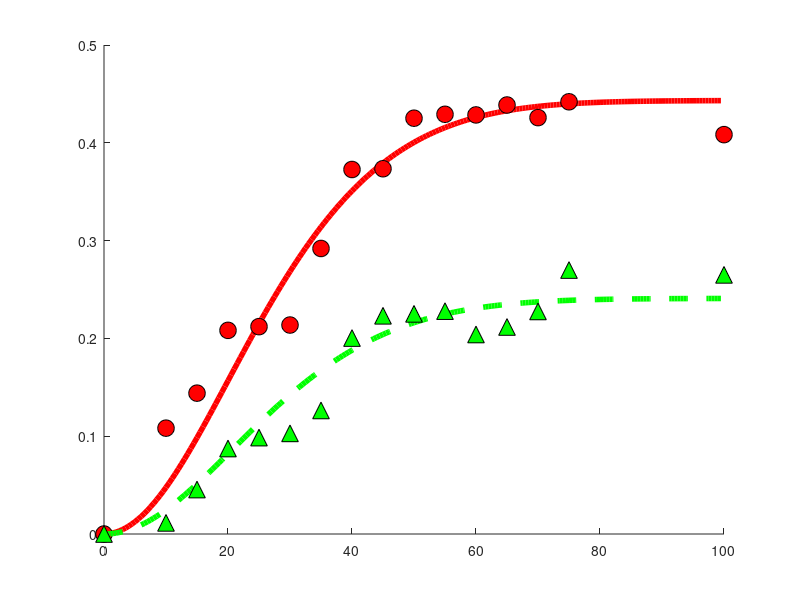

MATLAB code for this plot: (Note: this script raises an error after producing the figure.)
% Functions and figures for the model fitting 
% based on the analytical model developed for epigenomeIntegrity project, 
% the functions are here plotted using parameters fitted from the
% experimental data

close all 
% plot properties 

fontSize   = 12;
markerSize = 12;
lineWidth  = 4;

% Plot figues
showHAndDFit        = true;
showSlidingFraction = true;
showSlidingOutOfDR  = true;
showRelativeSliding = true;
showExpansionFactor = true;
showRelativeOpeningDNA      = true;
showRelativeOpeningHistone  = true;

% Experimental measurements 
% uvc dose (the point u=100 is excluded for now due to irregular
% measurement)
% uData = [0 5 10	15	20	25	30	35	40	45	50	55	60	65	70	75 100];
uData = [0  10	15	20	25	30	35	40	45	50	55	60	65	70	75 100];
%__ histone loss data___
% hData = [0 10.714305725	10.8220788165	14.4014983755	20.8225447327	21.2024074872	21.3668579387	29.195045218	37.2706560079	37.3479226024	42.5138151765	42.9133041668	42.8508770934	43.8660779761	42.5763929893	44.1947934168 	40.8353794651
% ]./100;
% excluding measurement at 5 msec
hData = [0 	10.8220788165	14.4014983755	20.8225447327	21.2024074872	21.3668579387	29.195045218	37.2706560079	37.3479226024	42.5138151765	42.9133041668	42.8508770934	43.8660779761	42.5763929893	44.1947934168 	40.8353794651
]./100;

%___DNA loss data____
% dData = [0 1.5704212005	1.1365167475	4.545552178	8.7406190878	9.8581219326	10.2900341153	12.6333239455	20.0360763966	22.3129622161	22.5107680397	22.7887958612	20.4006799168	21.1679155925	22.757261652	26.9902966182	26.4974599239
% ]./100;
% excluding measurement at 5 msec
dData = [0 	1.1365167475	4.545552178	8.7406190878	9.8581219326	10.2900341153	12.6333239455	20.0360763966	22.3129622161	22.5107680397	22.7887958612	20.4006799168	21.1679155925	22.757261652	26.9902966182	26.4974599239
]./100;

% Analytical solutions of the model for histones and DNA loss vs UV dose
T       = @(a1,u)  (1-exp(-a1.*u.^2));% T(u)/T_max
N_slide = @(a1,a2,u) 1-exp(-a2.*T(a1,u));
R       = @(a1,a2,a3,a4,u)  1+a3.*N_slide(a1,a2,u)+a4.*T(a1,u);%1+a4.*N_total(a1,a2,a3,u);%+(a4).*(T(a1,u))); %R(u)/R_0
d       = @(a1,a2,a3,a4,u) 1-1./R(a1,a2,a3,a4,u);%(((R(a1,a2,a3,a4,u))-1+N_open(a1,a2,a3,u))./(R(a1,a2,a3,a4,u)));%+(T(a1,u))./R(a1,a2,a3,a4,u);
h       = @(a1,a2,a3,a4,u) ((d(a1,a2,a3,a4,u) +(N_slide(a1,a2,u))./R(a1,a2,a3,a4,u)));%d(a1,a2,a3,a4,u)+(T(a1,u)-N(a1,a2,u))./R(a1,a2,a3,a4,u) ;%./R(a1,a2,a3,u);


% % % ---autofit
% opt       = optimset('TolFun',1e-15,'TolX',1e-15,'MaxIter',1e7,'MaxFunEvals',1e7,'TolCon',1e-15,'Hessian','bfgs',...
%     'Diagnostics','off');
% % run several tests
% numTests  = 1;
% fitParams = zeros(numTests,4); 
% fval      = zeros(numTests,1);
% for tIdx = 1:numTests
% [fitParams(tIdx,:),fval(tIdx),exitFlag,output]=...
%     fmincon(@FitDandH,.1*rand(1,4),-1*eye(4),zeros(4,1),[],[],zeros(4,1),10*ones(4,1),[],opt);
% end
% [~,pl] = min(fval);
%  fitParams = fitParams(pl,:);
% c1 = fitParams(1);
% c2 = fitParams(2);
% c3 = fitParams(3);
% c4 = fitParams(4);

% % for square u in T
c1 = 0.0008;%0.036;% curve h
c2 = 0.31;  %0.35;% lift h
c3 = 0.29; %0.24; % contribution of sliding 
c4 = 0.24; %0.48; % contribution of pushing

% % % for linear u in T
% c1 = 0.024;% rate of damage accumulation
% c2 = 0.36; % lift h
% c3 = 0.26; % contribution of sliding 
% c4 = 0.24; % contribution of pushing

uVals = 0.001:0.5:max(uData);


% Plot
if showHAndDFit
%____ Plot histone loss, h
fig1 = figure('Name','nucleosome and DNA fit');
ax1  = axes('Parent',fig1,'NextPlot','Add');
line('Xdata',uVals,'YData',h(c1,c2,c3,c4,uVals),'Color','r','LineWidth',lineWidth,...
    'Parent',ax1,'DisplayName','nucleosome loss, model');
line('XData',uData,'YData',hData,'Marker','o','MarkerSize',markerSize,'MarkerFaceColor','r','MarkerEdgeColor','k',...
    'LineStyle','none','Parent',ax1,'DisplayName','nucleosome loss, exp. data'), 

%____ Plot DNA loss, d
line('XData',uVals,'YData',d(c1,c2,c3,c4,uVals),'Color','g','LineWidth',lineWidth,...
    'DisplayName','DNA loss fraction, model','Parent',ax1,'LineStyle','--');
line('XData',uData,'YData',dData,'Marker','^','Color','g','MarkerSize',markerSize,'MarkerFaceColor','g',...
    'MarkerEdgeColor','k','LineStyle','none',...
    'Parent',ax1,'DisplayName','DNA loss fraction, exp. data'), 

legend(get(ax1,'Children'),'Location','NW')
title(' Model fit to experimental data','Parent',ax1,'FontSize',fontSize), 
xlabel('U.V dose','Parent',ax1,'FontSize',fontSize)
ylabel('Loss fraction','Parent',ax1,'FontSize',fontSize)
set(ax1,'FontSize',fontSize)
end

if showSlidingFraction 
%_____ Plot sliding fraction, h-d
fig2 = figure;
ax2  = axes('Parent',fig2);
line('XData',uData,'YData',(hData-dData),'Marker','o','Color','k','MarkerFaceColor','c',...
    'Parent',ax2,'DisplayName','nucleosome sliding loss, exp.data','MarkerSize',markerSize,'LineStyle','none');
line('XData',uVals,'YData',h(c1,c2,c3,c4,uVals)-d(c1,c2,c3,c4,uVals),'LineWidth',lineWidth,'Parent',ax2,...
    'DisplayName','nucleosome sliding loss, model','Color','k')
xlabel('U.V dose','Parent',ax2,'FontSize',fontSize);
ylabel('h(U)-d(U)','Parent',ax2,'FontSize',fontSize);
title('Fraction of nucleosomes lost by sliding','Parent',ax2,'FontSize',fontSize);
legend(get(ax2,'Children'),'Location','NW')
set(ax2,'FontSize',fontSize,'LineWidth',lineWidth)
end

if showSlidingOutOfDR  
%_____ fraction of sliding out of the damage region (h-d)/(1-d)
fig3 = figure; 
ax3  = axes('Parent',fig3,'NextPlot','add');
line('XData',uData,'Ydata',(hData-dData)./(1-dData),'Marker','o','Color','k','MarkerFaceColor','c',...
    'Parent',ax3,'DisplayName','nucleosome sliding out of DR, exp. data','MarkerSize',markerSize,...
    'LineStyle','none');
line('XData',uVals,'YData',(h(c1,c2,c3,c4,uVals)-d(c1,c2,c3,c4,uVals))./(1-d(c1,c2,c3,c4,uVals)),'Parent',ax3,...
    'LineWidth',lineWidth,'DisplayName','nucleosome sliding out of DR, model')

title('Fraction of nucleosome sliding out of the IDR','Parent',ax3,'FontSize',fontSize)
xlabel('U.V dose','Parent',ax3,'FontSize',fontSize);
ylabel('(H(u)-D(u))/(1-D(u)', 'FontSize', fontSize);
legend(get(ax3,'Children'),'Location','NW')
set(ax3,'FontSize',fontSize,'LineWidth',lineWidth)

end

if showRelativeSliding 
%____ Relative sliding contribution (h-d)/h
fig4 = figure; 
ax4  = axes('Parent',fig4,'NextPlot','add','FontSize',fontSize);
line('XData',uData,'Ydata',1 -(dData)./hData,'Marker','o','Color','k','MarkerFaceColor','c',...
    'Parent',ax4,'DisplayName','relative nucleosome sliding contribution, exp. data','MarkerSize',markerSize,...
    'LineStyle','none');
line('XData',uVals,'YData',((h(c1,c2,c3,c4,uVals))-d(c1,c2,c3,c4,uVals))./(h(c1,c2,c3,c4,uVals)),'Parent',ax4,...
    'LineWidth',lineWidth,'DisplayName','relative nucleosome sliding contribution, model')
xlabel('U.V dose','Parent',ax4,'FontSize',fontSize);
ylabel('(h(U)-d(U))/h(U)','FontSize',fontSize,'Parent',ax4)
legend(get(ax4,'Children'),'Location','NW');
title('1-D/H, Contribution of sliding to the total nucleosome loss','Parent',ax4,'FontSize',fontSize)
set(ax4,'FontSize',fontSize,'LineWidth',lineWidth)
end

if showExpansionFactor
%___ Expansion factor 
fig5 = figure;
uValues = 0.001:0.5:max(uData);
ax5  = axes('Parent',fig5,'NextPlot','add','FontSize',fontSize,'LineWidth',lineWidth);
line('XData',uValues,'YData',R(c1,c2,c3,c4,uValues),'Parent',ax5)
xlabel('U.V dose','Parent',ax5,'FontSize',fontSize)
ylabel('A(U)/A(o)','Parent',ax5,'FontSize',fontSize);
set(ax5,'FontSize',fontSize,'LineWidth',lineWidth)
end


if showRelativeOpeningDNA
fig6 = figure;
% this is the DNA loss due to opening 
% show A_openning/A(u)
uVals = 0.001:0.5:max(uData);
ax6 = axes('Parent', fig6,'NextPlot','Add','FontSize',fontSize,'LineWidth',lineWidth);
title('Relative contribution to DNA loss','FontSize',fontSize,'Parent',ax6)
xlabel(ax6,'UV dose','FontSize',fontSize)
ylabel(ax6,'Fraction of loss','FontSize',fontSize)

d_open          = ((R(c1,c2,c3,c4,uVals)-c3.*N_slide(c1,c2,uVals)-1)./(R(c1,c2,c3,c4,uVals)));%-c3.*N_slide(c1,c2,uVals)));
relativeOpening = [d_open./d(c1,c2,c3,c4,uVals);
                   1-d_open./d(c1,c2,c3,c4,uVals)];

bar(uVals,relativeOpening',1,'Stacked')
c = get(ax6,'Children');
set(c(1),'LineStyle','none','FaceColor','y');
set(c(2),'LineStyle','none')
%  legend('opening','sliding');
 annotation(fig6,'textbox',...
    [0.404834260977118 0.714880332986472 0.226581941867656 0.100936524453697],...
    'String',{'Sliding contribution'},...
    'FontSize',25,...
    'FitBoxToText','off',...
    'LineStyle','none',...
    'LineWidth',2.5);
annotation(fig6,'textbox',...
    [0.402730531520393 0.369529983792544 0.270322620519159 0.11345218800648],...
    'String',{'Opening contribution'},...
    'FontSize',25,...
    'FitBoxToText','off',...
    'LineStyle','none',...
    'LineWidth',2.5,...
    'Color',[1 1 1]);
set(ax6,'XLim',[uVals(1) uVals(end)]);
end

if showRelativeOpeningHistone  
    % histone loss due to opening
  fig7  = figure;
  uVals = 0.001:0.5:max(uData);
  ax7   = axes('Parent',fig7,'NextPlot','Add');
  h_open           = ((R(c1,c2,c3,c4,uVals)-c3.*N_slide(c1,c2,uVals)-1)./(R(c1,c2,c3,c4,uVals)));%-c3.*N_slide(c1,c2,uVals)));
  relativeOpeningH = [h_open./h(c1,c2,c3,c4,uVals); 
                      1-h_open./h(c1,c2,c3,c4,uVals)];
  bar(uVals,relativeOpeningH',1.5,'Stacked')
  title('Relative contribution to nucleosome loss','FontSize',fontSize)
  xlabel(ax7,'UV dose','FontSize',fontSize); 
  ylabel(ax7,'Fraction of loss','FontSize',fontSize)
  set(ax7,'FontSize',fontSize,'LineWidth',lineWidth)
  c = get(ax7,'Children');
  set(c(1),'LineStyle','none','FaceColor','y');
  set(c(2),'LineStyle','none')
  annotation(fig7,'textbox',...
    [0.398404202719404 0.170872887242418 0.264760197775033 0.147995889003083],...
    'String',{'Opening contribution'},...
    'FontSize',25,...
    'FitBoxToText','off',...
    'LineStyle','none',...
    'LineWidth',2.5,...
    'Color',[1 1 1]);
annotation(fig7,'textbox',...
    [0.412619283065513 0.621788283658787 0.238802224969098 0.112024665981501],...
    'String',{'Sliding contribution'},...
    'FontSize',25,...
    'FitBoxToText','off',...
    'LineStyle','none',...
    'LineWidth',2.5);
set(ax7,'Xlim',[uVals(1) uVals(end)])
%   legend('opening','sliding');
end

%___Calculate SSEs and R2 for fittings 
sseHistone   = sum((h(c1,c2,c3,c4,uData(1:end-1))-hData(1:end-1)).^2);
rsHistone    = 1-sseHistone./sum((hData-mean(hData)).^2);
sseDNA       = sum((d(c1,c2,c3,c4,uData)-dData).^2);
rsDNA        = 1- sseDNA./sum((dData-mean(dData)).^2);
sseSlidingOutOfIDR = sum(((h(c1,c2,c3,c4,uData)-d(c1,c2,c3,c4,uData))./(1-d(c1,c2,c3,c4,uData)) -(hData-dData)./(1-dData)).^2);
rsSlidingOutOfIDR  = 1- sseSlidingOutOfIDR./sum(((hData-dData)./(1-dData) - mean((hData-dData)./(1-dData))).^2);
[rsDNA rsHistone,rsSlidingOutOfIDR]

